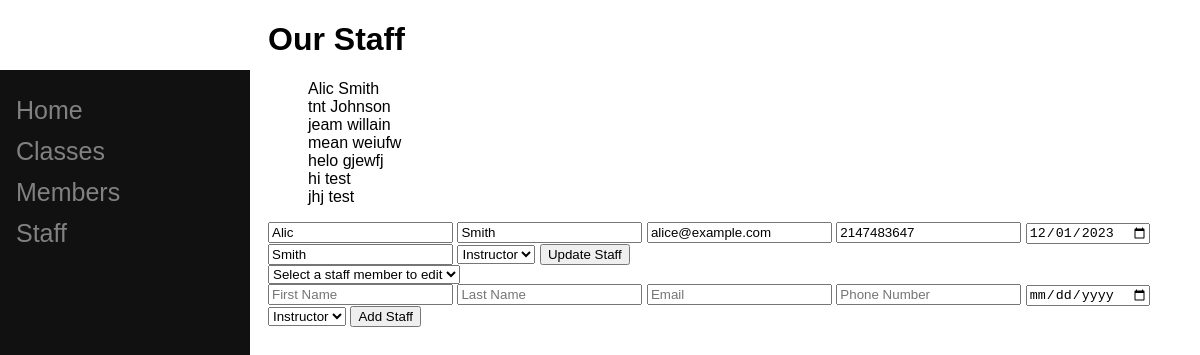
The page /newgymmanagement/staff.php?edit_id=11 on the database its author committed.
### tables this page shows
CREATE TABLE `staff` (
  `staffid` int(10) NOT NULL,
  `firstname` varchar(15) NOT NULL,
  `lastname` varchar(15) NOT NULL,
  `email` varchar(30) NOT NULL,
  `phonenumber` int(10) NOT NULL,
  `startdate` date NOT NULL,
  `role` varchar(15) NOT NULL
);

### newgymmanagement/staff.php (the view, shortened to what this page needs)
<!DOCTYPE html>
<html>
<head>
    <link href="styling.css" rel="stylesheet">
</head>
<body>
<div class="sidebar">
    <a href="index.php">Home</a>
    <a href="class.php">Classes</a>
    <a href="members.php">Members</a>
    <a href="staff.php">Staff</a>
</div>
<div class="main-content">
    <h1>Our Staff</h1>
    <?php
include 'db_connect.php';
    try {
        $stmt = $conn->prepare("SELECT staffid, firstname, lastname FROM staff");
        $stmt->execute();
        echo "<ul class='list-group'>";
        while($row = $stmt->fetch(PDO::FETCH_ASSOC)) {
            echo "<li class='list-group-item'>" . htmlspecialchars($row['firstname']) . " " . htmlspecialchars($row['lastname']);
            echo "</li>";
        }
        echo "</ul>";
    } catch (PDOException $e) {
        echo "Error: " . $e->getMessage();
    }
    if (isset($_GET['edit_id'])) {
        $stmt = $conn->prepare("SELECT * FROM staff WHERE staffid = ?");
        $stmt->bindParam(1, $_GET['edit_id']);
        $stmt->execute();
        $staff_to_edit = $stmt->fetch(PDO::FETCH_ASSOC);
    }
    if (isset($staff_to_edit)): ?>
        <form action="staff.php" method="post">
            <input type="text" name="firstname" value="<?php echo $staff_to_edit['firstname']; ?>" required>
            <input type="text" name="lastname" value="<?php echo $staff_to_edit['lastname']; ?>" required>
            <input type="email" name="email" value="<?php echo $staff_to_edit['email']; ?>" required>
            <input type="text" name="phonenumber" value="<?php echo $staff_to_edit['phonenumber']; ?>" required>
            <input type="date" name="startdate" value="<?php echo $staff_to_edit['startdate']; ?>" required>
            <input type="text" name="lastname" value="<?php echo $staff_to_edit['lastname']; ?>" required>
            <select name="role">
                <option value="Instructor">Instructor</option>
         </select>
            <input type="submit" name="update" value="Update Staff">
        </form>
    <?php endif; ?>
<form action="staff.php" method="post">
    <select name="selected_staff" onchange="this.form.submit()">
        <option value="">Select a staff member to edit</option>
    </select>
</form>
<form action="staff.php" method="post">
    <input type="text" name="firstname" placeholder="First Name" required>
    <input type="text" name="lastname" placeholder="Last Name" required>
    <input type="email" name="email" placeholder="Email" required>
    <input type="text" name="phonenumber" placeholder="Phone Number" required>
    <input type="date" name="startdate" placeholder="Start Date" required>
    <select name="role">
        <option value="Instructor">Instructor</option>
    </select>
    <input type="submit" name="add" value="Add Staff">
</form>
</div>
</body>
</html>

### newgymmanagement/styling.css (style rules this page uses)
.sidebar { margin-top: 70px; }
body { font-family: 'Arial', sans-serif; }
.list-group-item { display: flex; justify-content: space-between; align-items: center; }
.sidebar { height: 100%; width: 250px; position: fixed; z-index: 1; top: 0; left: 0; background-color: #111; overflow-x: hidden; padding-top: 20px; }
.sidebar a { padding: 6px 8px 6px 16px; text-decoration: none; font-size: 25px; color: #818181; display: block; }
.main-content { margin-left: 250px; padding: 0px 10px; }

### rows shown on the page
staff: firstname "Alic", lastname "Smith", email "alice@example.com", phonenumber "2147483647", startdate "12/01/2023"
staff: firstname "tnt", lastname "Johnson"
staff: firstname "jeam", lastname "willain"
staff: firstname "mean", lastname "weiufw"
staff: firstname "helo", lastname "gjewfj"
staff: firstname "hi", lastname "test"
staff: firstname "jhj", lastname "test"
